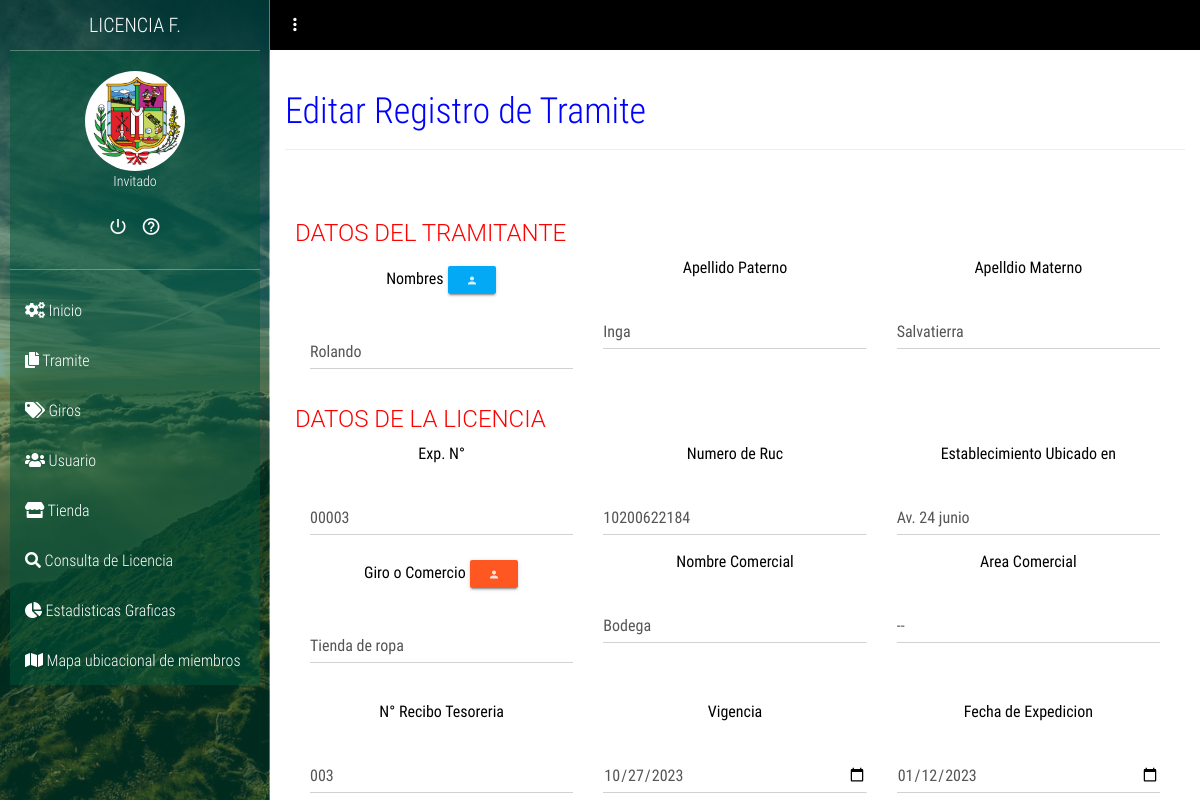
/view/editartramite.php?idtramite=61, run on the app's committed database.
### tables this page shows
CREATE TABLE `licencia` (
  `idlicencia` int(11) NOT NULL,
  `exp_num` varchar(90) NOT NULL,
  `idtienda` int(11) NOT NULL,
  `idgiro` int(11) NOT NULL,
  `nombre_comercial` varchar(90) NOT NULL,
  `numrecibo_tesoreria` varchar(90) NOT NULL,
  `num_resolucion` varchar(90) NOT NULL,
  `vigencia_lic` date DEFAULT NULL,
  `fecha_ingreso` date NOT NULL,
  `fecha_expedicion` varchar(50) NOT NULL,
  `qr` varchar(50) NOT NULL,
  `tipo_lic` char(1) NOT NULL,
  `num_tipolic` char(6) NOT NULL,
  `condicion` tinyint(4) NOT NULL DEFAULT 1,
  `NumResITSE` varchar(90) NOT NULL,
  `EstadoITSE` tinyint(1) DEFAULT 1,
  `expedicionITSE` date NOT NULL,
  `vigenciaITSE` date NOT NULL
);

CREATE TABLE `tienda` (
  `idtienda` int(11) NOT NULL,
  `numruc` varchar(11) NOT NULL,
  `nombres_per` varchar(80) NOT NULL,
  `apellidop_per` varchar(90) NOT NULL,
  `apellidom_per` varchar(90) NOT NULL,
  `ubic_tienda` varchar(150) NOT NULL,
  `area_tienda` varchar(40) NOT NULL,
  `celular` varchar(9) DEFAULT NULL,
  `id_zona` int(11) DEFAULT NULL
);

CREATE TABLE `giro` (
  `idgiro` int(11) NOT NULL,
  `nombregiro` varchar(60) NOT NULL
);

### model/RegistroTramite.php (called while the page is built, shortened)
<?php
class RegistroTramite extends conexion
{
	public function ListTramite($idtramite){
		$con=parent::conectar();
		$sql=mysqli_query($con, "SELECT l.idlicencia,l.exp_num,l.idtienda,t.numruc,t.nombres_per,t.apellidop_per,t.apellidom_per,t.ubic_tienda,t.area_tienda,l.idgiro,g.nombregiro,l.nombre_comercial,l.numrecibo_tesoreria,l.num_resolucion,l.vigencia_lic,l.fecha_ingreso,l.fecha_expedicion,l.condicion,l.tipo_lic,l.num_tipolic,l.NumResITSE,l.EstadoITSE,l.expedicionITSE,l.vigenciaITSE FROM `licencia` l INNER JOIN tienda t ON l.idtienda = t.idtienda
			INNER JOIN giro g ON l.idgiro = g.idgiro WHERE idlicencia='$idtramite'");
		return $sql;
	}
}

### view/editartramite.php (the view, shortened to what this page needs)
<!DOCTYPE html>
<html lang="es">
<head>
	<?php require_once "head.php"; ?>
	<link rel="stylesheet" type="text/css" href="../public/toastr/css/toastr.css">
</head>
<body>
	<?php require_once "menu.php"; ?>
	<section class="full-box dashboard-contentPage">
		<nav class="full-box dashboard-Navbar">
			<ul class="full-box list-unstyled text-right">
				<li class="pull-left">
					<a href="#!" class="btn-menu-dashboard"><i class="zmdi zmdi-more-vert"></i></a>
				</li>
			</ul>
		</nav>
		<div class="container-fluid">
			<div class="page-header">
			  <h1 class="text-titles" style="color: blue">Editar Registro de Tramite</h1>
			</div>
		</div>
		<div class="full-box text-center" style="padding: 30px 10px;">
			<div class="col-md-12">
			<div id="ocultarForm">
				<?php
					require_once "../model/RegistroTramite.php";
					$Tramite=new RegistroTramite();
					$idtramite=$_GET['idtramite'];
					$Registro=$Tramite->ListTramite($idtramite);
					foreach ($Registro as $row) {
				 ?>
			<form id="form_parttramiteedit">
				<h3 style="text-align: left;color: red;">DATOS DEL TRAMITANTE</h3>
	        <div class="form-row">
	          <div class="col-md-4 mb-3">
	            <label for="validationTooltip02" style="color: black;">Nombres</label>
	            <button type="button" class="btn btn-info btn-raised btn-sm" data-toggle="modal" data-target="#modallistaredit"><i class="zmdi zmdi-account"></i></button>
	            <input type="text" id="nombresLiedit" name="nombresLi" class="form-control" readonly="readonly" value="<?php echo $row['nombres_per']; ?>">
	          </div>
	          <div class="col-md-4 mb-3">
	            <label for="validationTooltip02" style="color: black;">Apellido Paterno</label>
	            <input type="text" class="form-control" id="apellidopliedit" name="apellidopli" readonly="readonly" value="<?php echo $row['apellidop_per']; ?>">
	          </div>
	          <div class="col-md-4 mb-3">
	            <label for="validationTooltip02" style="color: black;">Apelldio Materno</label>
	            <input type="text" class="form-control" id="apellidomliedit" name="apellidomli" readonly="readonly" value="<?php echo $row['apellidom_per']; ?>">
	          </div>
	        </div>
        	<hr width="100%" style="opacity: .1">
        	<h3 style="text-align: left;color: red;">DATOS DE LA LICENCIA</h3>
				<div class="form-row">
					<div class="col-md-4 mb-3">
						<label for="validationTooltip01" style="color: black">Exp. N°</label>
						<input type="text" class="form-control" id="expedienteedit" name="expediente" placeholder="Ingresar numero" readonly="readonly" value="<?php echo $row['exp_num']; ?>" onkeypress="return numeros(event)" >
					</div>
					<div class="col-md-4 mb-3">
						<label for="validationTooltip02" style="color: black">Numero de Ruc</label>
						<input type="text" id="numrucedit" name="numruc" class="form-control" readonly="readonly" value="<?php echo $row['numruc']; ?>">
					</div>
					<div class="col-md-4 mb-3">
						<label for="validationTooltip02" style="color: black">Establecimiento Ubicado en</label>
						<input type="text" class="form-control" id="ubicacionedit" name="ubicacion" readonly="readonly" value="<?php echo $row['ubic_tienda'] ?>">
					</div>
					<div class="col-md-4 mb-3">
						<label for="validationTooltip03" style="color: black">Giro o Comercio</label>
						<button type="button" class="btn btn-warning btn-raised btn-sm" data-toggle="modal" data-target="#modallistarcomerciogiro"><i class="zmdi zmdi-account"></i></button>
						<input type="text" name="nombregiros" id="idgirocomerci" class="form-control" readonly="readonly" value="<?php echo $row['nombregiro']; ?>">
					</div>
				</div>
				<div class="form-row">
					<div class="col-md-4 mb-3">
						<label for="validationTooltip03" style="color: black">Nombre Comercial</label>
						<input type="text" id="nombrecomercialedit" name="nombrecomercial" class="form-control" placeholder="Ingresar nombre comercial" value="<?php echo $row['nombre_comercial']; ?>" onkeypress="return soloLetras(event)">
					</div>
					<div class="col-md-4 mb-3">
						<label for="validationTooltip04" style="color: black">Area Comercial</label>
						<input type="text" class="form-control" id="arealocaledit" name="arealocal" readonly="readonly" value="<?php echo $row['area_tienda']; ?>">
					</div>
				</div>
				<hr width="100%" style="opacity: .1">
				<div class="form-row">
					<div class="col-md-4 mb-3">
						<label for="validationTooltip05" style="color: black">N° Recibo Tesoreria</label>
						<input type="text" class="form-control" id="recibotesedit" name="recibotes" placeholder="Ingresar N° de recibo" value="<?php echo $row['numrecibo_tesoreria']; ?>" onkeypress="return numeros(event)">
					</div>
					<div class="col-md-4 mb-3">
						<label for="validationTooltip03" style="color: black">Vigencia</label>
						<input type="date" class="form-control" id="vigenciaedit" name="vigencia" value="<?php echo $row['vigencia_lic']; ?>">
					</div>
					<div class="col-md-4 mb-3">
						<label for="validationTooltip03" style="color: black">Fecha de Expedicion</label>
						<input type="date" class="form-control" id="fechingresoedit" name="fechingreso" value="<?php echo $row['fecha_ingreso']; ?>">
					</div>
				</div>
		</form>
		<?php } ?>
	   </div>
	</div>
   </div>
</section>
</body>
</html>

### view/head.php (shortened to what this page needs)
<link rel="stylesheet" href="../public/css/main.css">
<link rel="stylesheet" type="text/css" href="../public/datatables/css/jquery.dataTables.min.css">

### view/menu.php (shortened to what this page needs)
<?php
$userName = isset($_SESSION['nombres']) ? $_SESSION['nombres'] : 'Invitado';
?>
<head>
  <link rel="stylesheet" href="https://cdnjs.cloudflare.com/ajax/libs/font-awesome/5.15.3/css/all.min.css">
</head>
<section class="full-box cover dashboard-sideBar" style="background-color: rgba(0, 84, 58, 0.5);">
  <div class="full-box dashboard-sideBar-ct" style="background-color: rgba(0, 84, 58, 0.5);">
    <div class="full-box text-uppercase text-center text-titles dashboard-sideBar-title">
      LICENCIA F. <i class="zmdi zmdi-close btn-menu-dashboard visible-xs"></i>
    </div>
    <div class="full-box dashboard-sideBar-UserInfo" style="background-color: rgba(0, 84, 58, 0.5);">
      <figure class="full-box">
        <img src="../public/assets/img/avatar.jpg" alt="UserIcon">
        <figcaption class="text-center text-titles"><?php echo $userName; ?></figcaption>
      </figure>
      <ul class="full-box list-unstyled text-center">
        <li>
          <a href="#!" class="btn-exit-system">
            <i class="zmdi zmdi-power"></i>
          </a>
        </li>
        <li>
          <a href="#!" class="btn-modal-help">
            <i class="zmdi zmdi-help-outline"></i>
          </a>
        </li>
      </ul>
    </div>
    <ul class="list-unstyled full-box dashboard-sideBar-Menu" style="background-color: rgba(0, 84, 58, 0.5);">
      <li>
        <a href="home.php">
          <i class="fas fa-cogs"></i> Inicio
        </a>
      </li>
      <li>
        <a href="tramite.php">
          <i class="fas fa-copy"></i> Tramite
        </a>
      </li>
      <li>
        <a href="giros.php">
          <i class="fas fa-tags"></i> Giros
        </a>
      </li>
      <li>
        <a href="usuario.php">
          <i class="fas fa-users"></i> Usuario
        </a>
      </li>
      <li>
        <a href="tienda.php">
          <i class="fas fa-store"></i> Tienda
        </a>
      </li>
      <li>
        <a href="consultalicencia.php">
          <i class="fas fa-search"></i> Consulta de Licencia
        </a>
      </li>
      <li>
        <a href="Estadisticas.php">
          <i class="fas fa-chart-pie"></i> Estadisticas Graficas
        </a>
      </li>
      <li>
        <a href="mapamiembros.php">
          <i class="fas fa-map"></i> Mapa ubicacional de miembros
        </a>
      </li>
    </ul>
  </div>
</section>

### public/css/main.css (style rules this page uses)
body, html { background-color: #fff; width: 100%; height: 100%; margin: 0; padding: 0; position: relative; font-size: 16px; font-family: 'RobotoCondensed'; overflow: hidden; }
.full-box { margin: 0; padding: 0; width: 100%; box-sizing: border-box; }
.cover { background: 50% 50% no-repeat; background-size: cover; }
.text-titles { font-family: 'RobotoCondensedLight' }
.dashboard-sideBar, .dashboard-contentPage { position: absolute; top: 0; height: 100%; transition: all .3s ease-in-out; }
.dashboard-sideBar, .dashboard-sideBar-ct { width: 270px; }
.dashboard-sideBar { left: 0; z-index: 2; background-image: url('../assets/img/sideBar-font.jpg'); border-right: 1px solid rgba(255, 255, 255, .4); overflow: hidden; }
.dashboard-sideBar-ct { position: relative; height: 100%; background-color: rgba(0, 0, 0, .77); padding: 0 10px; padding-bottom: 30px; }
.dashboard-sideBar-title, .dashboard-sideBar-title > i { height: 50px; line-height: 50px; color: #fff; font-size: 20px; }
.dashboard-sideBar-title { position: relative; }
.dashboard-sideBar-UserInfo { border-top: 1px solid rgba(255, 255, 255, .3); border-bottom: 1px solid rgba(255, 255, 255, .3); color: #fff; font-size: 14px; padding: 20px 0; }
.dashboard-sideBar-UserInfo figure img { width: 100px; height: 100px; border-radius: 100%; display: block; margin: 0 auto; }
.dashboard-sideBar-UserInfo ul { margin-top: 15px; }
.dashboard-sideBar-UserInfo ul > li, .dashboard-sideBar-UserInfo ul > li > a { display: inline-block; color: #fff; }
.dashboard-sideBar-UserInfo ul > li > a { outline: none; font-size: 20px; padding: 7px; transition: all .3s ease-in-out; }
.dashboard-sideBar-Menu { padding-top: 15px; }
.dashboard-sideBar-Menu > li, .dashboard-sideBar-Menu > li > a, .dashboard-sideBar-Menu > li > ul > li, .dashboard-sideBar-Menu > li > ul > li > a { line-height: 50px; font-family: "RobotoCondensedLight"; display: block; color: #fff; text-decoration: none; border-radius: 4px; transition: all .3s ease-in-out; position: relative; }
.dashboard-sideBar-Menu > li > a { padding: 0 15px; box-sizing: border-box; height: 50px; outline: none; }
.dashboard-contentPage { right: 0; z-index: 1; padding-left: 270px; }
.dashboard-Navbar, .dashboard-Navbar > ul, .dashboard-Navbar > ul >li, .dashboard-Navbar > ul > li > a { height: 50px; line-height: 50px; }
.dashboard-Navbar > ul > li > a { outline: none; }
.dashboard-Navbar { background-color: #000; overflow: hidden; }
.dashboard-Navbar > ul >li, .dashboard-Navbar > ul > li > a { display: inline-block; width: 50px; text-align: center; color: #fff; margin: 0; padding: 0; font-size: 20px; transition: all .3s ease-in-out; position: relative; }

### data on the page
licencia: nombresLi "Rolando", apellidopli "Inga", apellidomli "Salvatierra", expediente "00003", numruc "10200622184", ubicacion "Av. 24 junio", nombregiros "Tienda de ropa", nombrecomercial "Bodega", arealocal "--", recibotes "003", vigencia "10/27/2023", fechingreso "01/12/2023"

### other printed values
$userName "Invitado"
